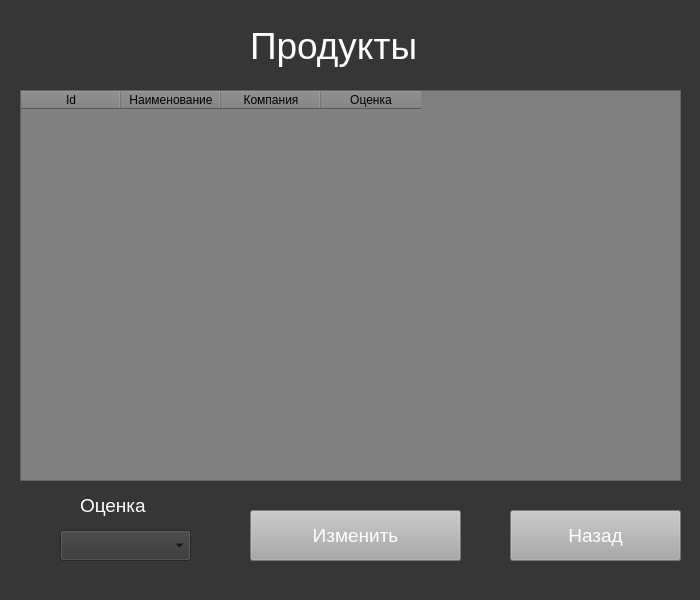
<?xml version="1.0" encoding="UTF-8"?>
<ui version="4.0">
 <class>Form</class>
 <widget class="QWidget" name="Form">
  <property name="geometry">
   <rect>
    <x>0</x>
    <y>0</y>
    <width>700</width>
    <height>600</height>
   </rect>
  </property>
  <property name="windowTitle">
   <string>Form</string>
  </property>
  <property name="styleSheet">
   <string notr="true">background-color: rgb(54,54,54)</string>
  </property>
  <widget class="QTableWidget" name="product_table">
   <property name="geometry">
    <rect>
     <x>20</x>
     <y>90</y>
     <width>661</width>
     <height>391</height>
    </rect>
   </property>
   <property name="styleSheet">
    <string notr="true">background-color: grey</string>
   </property>
   <property name="sortingEnabled">
    <bool>true</bool>
   </property>
   <column>
    <property name="text">
     <string>Id</string>
    </property>
   </column>
   <column>
    <property name="text">
     <string>Наименование</string>
    </property>
   </column>
   <column>
    <property name="text">
     <string>Компания</string>
    </property>
   </column>
   <column>
    <property name="text">
     <string>Оценка</string>
    </property>
   </column>
  </widget>
  <widget class="QLabel" name="label">
   <property name="geometry">
    <rect>
     <x>250</x>
     <y>10</y>
     <width>211</width>
     <height>71</height>
    </rect>
   </property>
   <property name="styleSheet">
    <string notr="true">color:rgb(255,255,255);
font-size:28pt</string>
   </property>
   <property name="text">
    <string>Продукты</string>
   </property>
  </widget>
  <widget class="QPushButton" name="edit_mark">
   <property name="geometry">
    <rect>
     <x>250</x>
     <y>510</y>
     <width>211</width>
     <height>51</height>
    </rect>
   </property>
   <property name="styleSheet">
    <string notr="true">background-color:rgb(167,168,167);
font-size:14pt;
color:rgb(255,255,255)</string>
   </property>
   <property name="text">
    <string>Изменить</string>
   </property>
  </widget>
  <widget class="QPushButton" name="exit">
   <property name="geometry">
    <rect>
     <x>510</x>
     <y>510</y>
     <width>171</width>
     <height>51</height>
    </rect>
   </property>
   <property name="styleSheet">
    <string notr="true">background-color:rgb(167,168,167);
font-size:14pt;
color:rgb(255,255,255)</string>
   </property>
   <property name="text">
    <string>Назад</string>
   </property>
  </widget>
  <widget class="QComboBox" name="markBox">
   <property name="geometry">
    <rect>
     <x>60</x>
     <y>530</y>
     <width>131</width>
     <height>31</height>
    </rect>
   </property>
  </widget>
  <widget class="QLabel" name="label_2">
   <property name="geometry">
    <rect>
     <x>80</x>
     <y>490</y>
     <width>81</width>
     <height>31</height>
    </rect>
   </property>
   <property name="styleSheet">
    <string notr="true">color:rgb(255,255,255);
font-size:14pt</string>
   </property>
   <property name="text">
    <string>Оценка</string>
   </property>
  </widget>
 </widget>
 <resources/>
 <connections/>
</ui>
